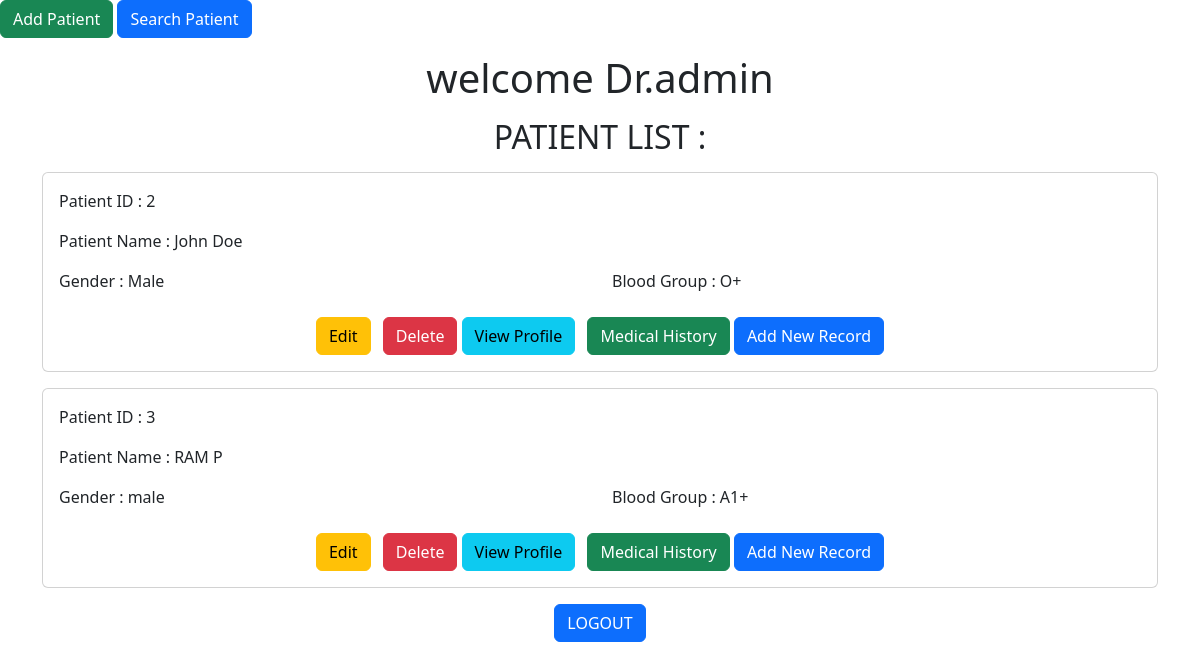
Page /doctor_dashboard (signed in) on the earlier database version.
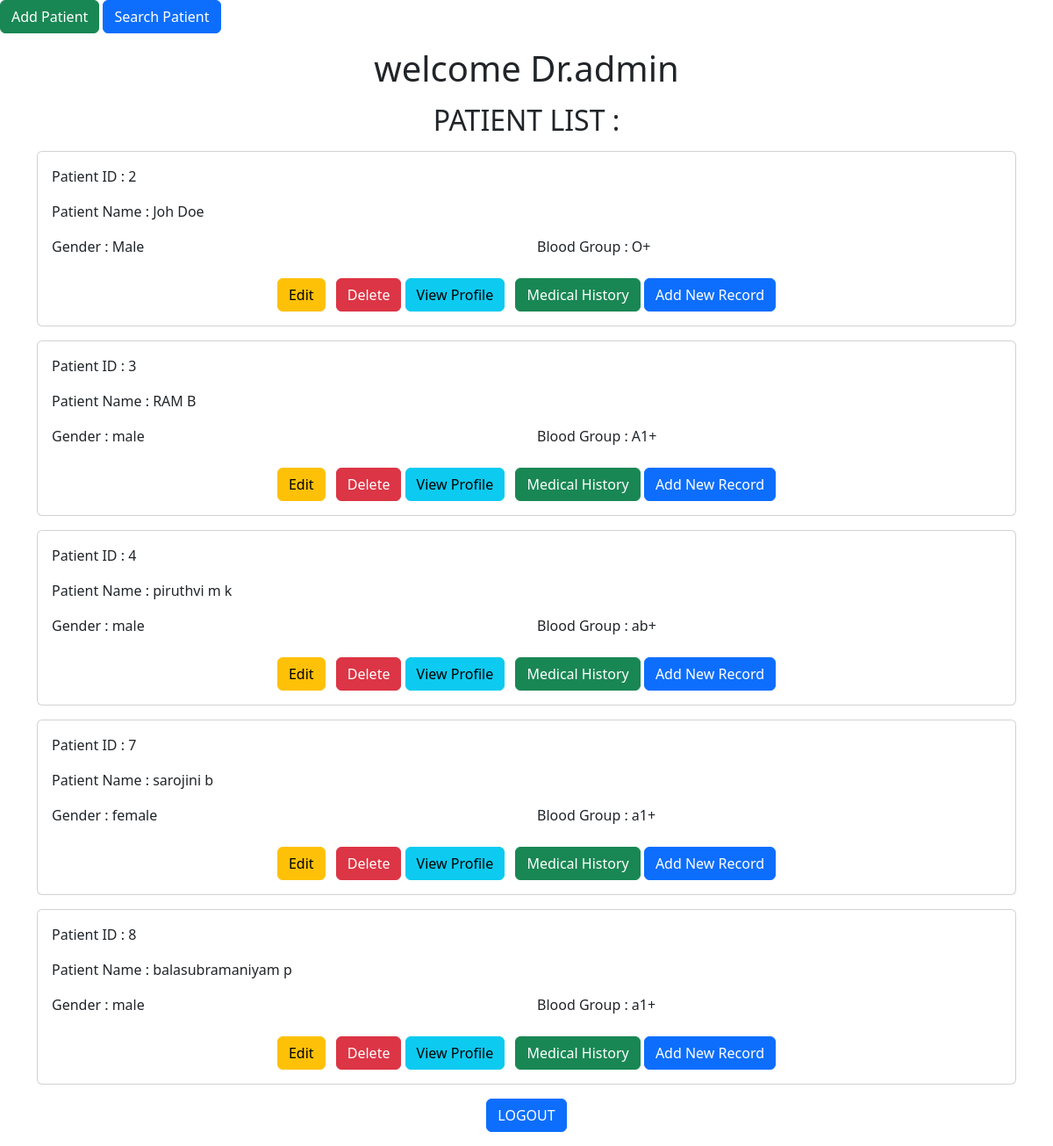
Same page on the later database version.
### tables this page shows
CREATE TABLE patients(
    patient_id INTEGER PRIMARY KEY AUTOINCREMENT,
    firstname TEXT NOT NULL,
    lastname TEXT NOT NULL,
    gender TEXT NOT NULL,
    dob TEXT NOT NULL,
    phone TEXT NOT NULL,
    email TEXT NOT NULL,
    address TEXT NOT NULL,
    blood_group TEXT NOT NULL,
    time TIMESTAMP DEFAULT CURRENT_TIMESTAMP
);

### app.py (the view)
@app.route("/doctor_dashboard")
def doctor_dashboard():
    conn=sq.connect("ehr.db")
    cursor=conn.cursor()
    cursor.execute("SELECT*FROM patients")
    patients=cursor.fetchall()
    conn.close()
    if "doctor" in session:
        return render_template("doctor_dashboard.html",username=session["doctor"],patients=patients)
    else:
        return redirect(url_for("doctor_login"))

### templates/doctor_dashboard.html (shortened to what this page needs)
<!DOCTYPE html>
<html>
    <head>
        <link href="https://cdn.jsdelivr.net/npm/bootstrap@5.3.8/dist/css/bootstrap.min.css"
      rel="stylesheet">
    </head>
    <body>
        <a href="/add_patient" class="btn btn-success mb-3">
            Add Patient
        </a>
        <a href="/search_patient" class="btn btn-primary mb-3">
            Search Patient
        </a>
        <div class="container">
        <h1 class="text-center mb-3">
            welcome Dr.{{username}}
        </h1>
        <h2 class="text-center mb-3">
            PATIENT LIST :
        </h2>
        {% for patient in patients %}
        <div class="card rounded p-3 mb-3">
            <div class="row">
                <div class="col-12">
                    <p class="mb-2">
                        Patient ID : {{patient[0]}}
                    </p>
                </div>
            </div>
            <div class="row mt-2">
                <div class="col-12">
                    <p class="mb-2">
                        Patient Name : {{patient[1]}} {{patient[2]}}
                    </p>
                </div>
            </div>
            <div class="row mt-2">
                <div class="col-6">
                    <p class="mb-2">
                        Gender : {{patient[3]}}
                    </p>
                </div>
                <div class="col-6">
                    <p class="mb-2">
                        Blood Group : {{patient[8]}}
                    </p>
                </div>
            </div>
            <div class="row mt-3">
                <div class="col-12 text-center">
                    <a href="/edit_patient/{{patient[0]}}" class="btn btn-warning me-2">
                        Edit
                    </a>
                    <a href="/delete_patient/{{patient[0]}}" class="btn btn-danger"onclick="return confirm('Are you sure you want to delete this patient?');">
                        Delete
                    </a>
                    <a href="/patient_profile/{{patient[0]}}" class="btn btn-info me-2">
                        View Profile
                    </a>
                    <a href="/medical_history/{{patient[0]}}" class="btn btn-success">
                        Medical History
                    </a>
                    <a href="/add_record/{{patient[0]}}" class="btn btn-primary">
                        Add New Record
                    </a>
                </div>
            </div>
        </div>
        {% endfor %}
        </div>
        <div class="text-center">
            <a href="/logout" class="btn btn-primary text-center mb-3">
                LOGOUT
            </a>
        </div>
    </body>
</html>

Differences in the rows shown:
changed patients "Doe": firstname "John" → "Joh"
changed patients "RAM": lastname "P" → "B"
added patients: patient_id "4", firstname "piruthvi", lastname "m k", gender "male", blood_group "ab+"
added patients: patient_id "7", firstname "sarojini", lastname "b", gender "female", blood_group "a1+"
added patients: patient_id "8", firstname "balasubramaniyam", lastname "p", gender "male", blood_group "a1+"
